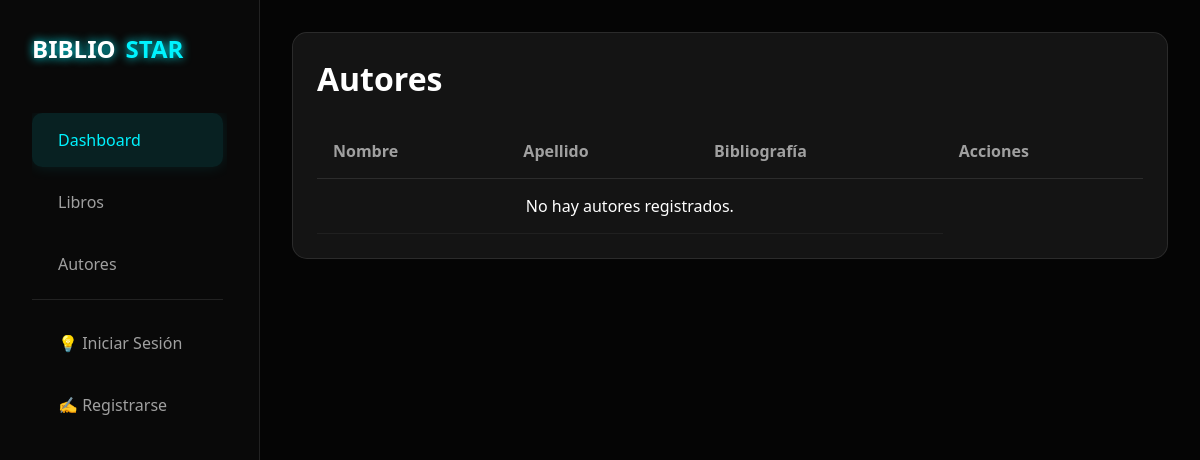
Before: /autores/ with the older database file.
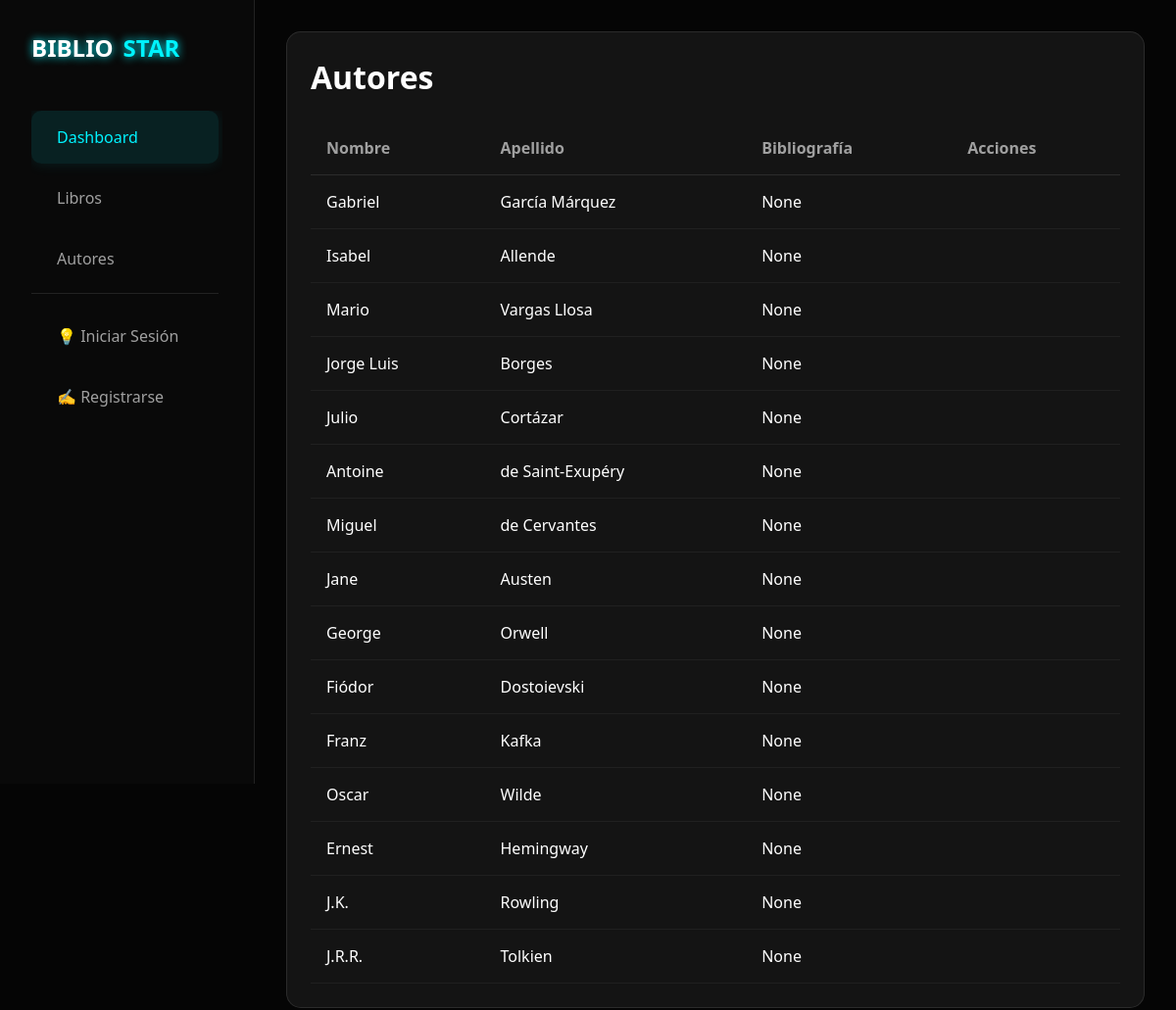
After: the same page with the newer database file.
### gestion/models.py (models this page shows, shortened)
class Autor(models.Model):
    nombre=models.CharField(max_length=50)
    apellido=models.CharField(max_length=50)
    bibliografia  = models.CharField(max_length=200, blank= True, null= True)

### gestion/views.py (the view)
# urls.py: path('autores/', lista_autores, name="lista_autores"),
def lista_autores(request):
    autores = Autor.objects.all()
    return render(request, 'autores.html', {
        'autores': autores,
        'can_manage_authors': es_personal_bodega(request.user),
        'is_admin': es_admin(request.user)
    })

### gestion/views.py (called while the page is built)
def es_admin(user):
    return user.is_superuser or user.groups.filter(name='Administrador').exists()

def es_personal_bodega(user):
    return user.is_superuser or user.groups.filter(name__in=['Bodeguero', 'Administrador']).exists()

### gestion/templates/autores.html (shortened to what this page needs)
{% extends "index.html" %}
{% block contenido %}
<section class="recent-section">
    <div class="section-header">
        <h2>Autores</h2>
    </div>
    <table>
        <thead>
            <tr>
            <tr>
                <th>Nombre</th>
                <th>Apellido</th>
                <th>Bibliografía</th>
                <th>Acciones</th>
            </tr>
            </tr>
        </thead>
        <tbody>
            {% for autor in autores %}
            <tr>
                <td>{{ autor.nombre }}</td>
                <td>{{ autor.apellido }}</td>
                <td>{{ autor.bibliografia }}</td>
                <td>
                </td>
            </tr>
            {% empty %}
            <tr>
                <td colspan="3" style="text-align: center;">No hay autores registrados.</td>
            </tr>
            {% endfor %}
        </tbody>
    </table>
</section>
{% endblock %}

Changed rows visible on the page:
added Autor: nombre "Gabriel", apellido "García Márquez", bibliografia "None"
added Autor: nombre "Isabel", apellido "Allende", bibliografia "None"
added Autor: nombre "Mario", apellido "Vargas Llosa", bibliografia "None"
added Autor: nombre "Jorge Luis", apellido "Borges", bibliografia "None"
added Autor: nombre "Julio", apellido "Cortázar", bibliografia "None"
added Autor: nombre "Antoine", apellido "de Saint-Exupéry", bibliografia "None"
added Autor: nombre "Miguel", apellido "de Cervantes", bibliografia "None"
added Autor: nombre "Jane", apellido "Austen", bibliografia "None"
added Autor: nombre "George", apellido "Orwell", bibliografia "None"
added Autor: nombre "Fiódor", apellido "Dostoievski", bibliografia "None"
added Autor: nombre "Franz", apellido "Kafka", bibliografia "None"
added Autor: nombre "Oscar", apellido "Wilde", bibliografia "None"
added Autor: nombre "Ernest", apellido "Hemingway", bibliografia "None"
added Autor: nombre "J.K.", apellido "Rowling", bibliografia "None"
added Autor: nombre "J.R.R.", apellido "Tolkien", bibliografia "None"
Other visible differences:
text no longer shown: "No hay autores registrados."
